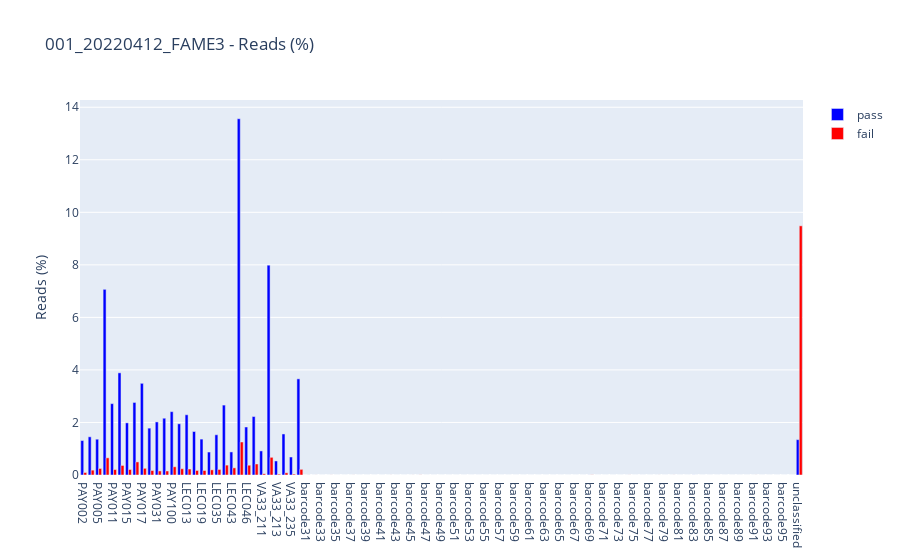

This figure's notebook cell:
### Code cell
trace1 = go.Bar(
    x=df["sample"],
    y=df[df["qc"]=="pass"]["reads_perc"],
    name="pass",
    marker={"color": "blue"})

trace2 = go.Bar(
    x=df["sample"],
    y=df[df["qc"]=="fail"]["reads_perc"],
    name="fail",
    marker={"color": "red"})

data = [trace1, trace2]
layout = go.Layout(title=f"{run_name} - Reads (%)", yaxis_title="Reads (%)")
fig3 = go.Figure(data=data, layout=layout)
fig3.show(config={'displaylogo':False}) # hide ploty logo
##fig3.write_html(f"{run_name} - MinION Reads perc.html", config={'displaylogo':False})
